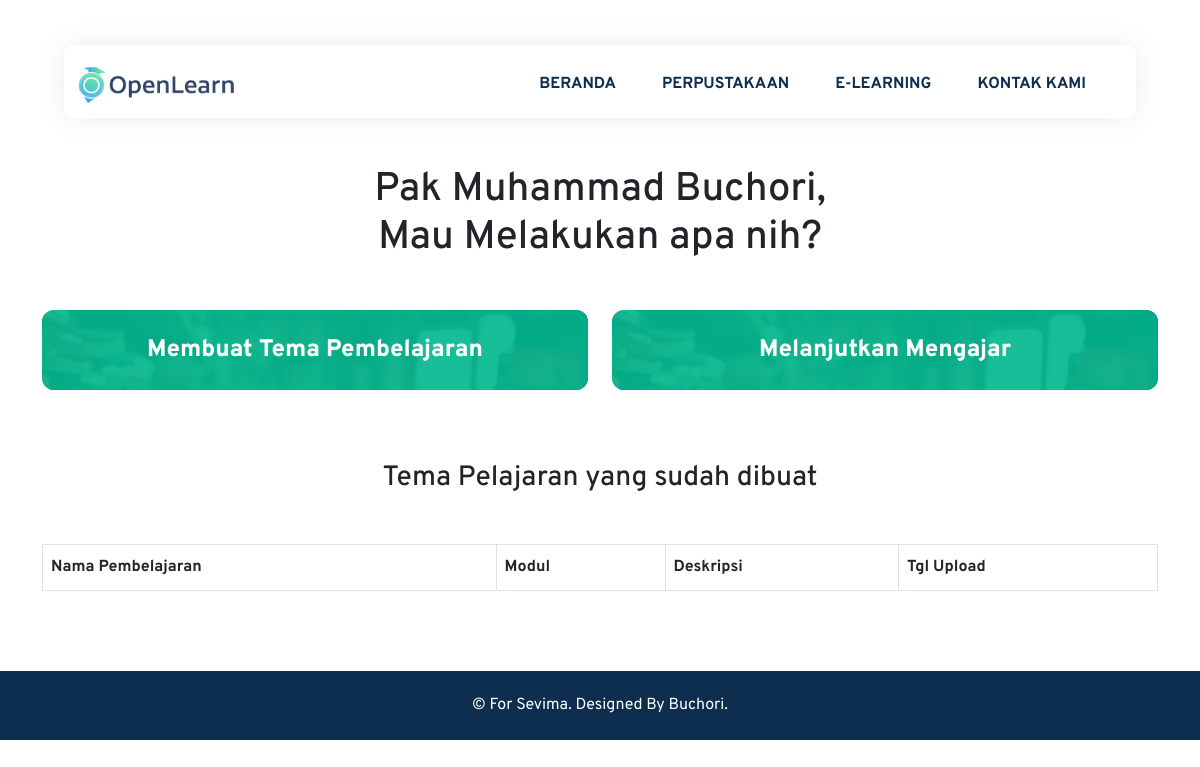
Before: /codeigniter-sevima/index.php/pelajaran/mengajar with the older database file.
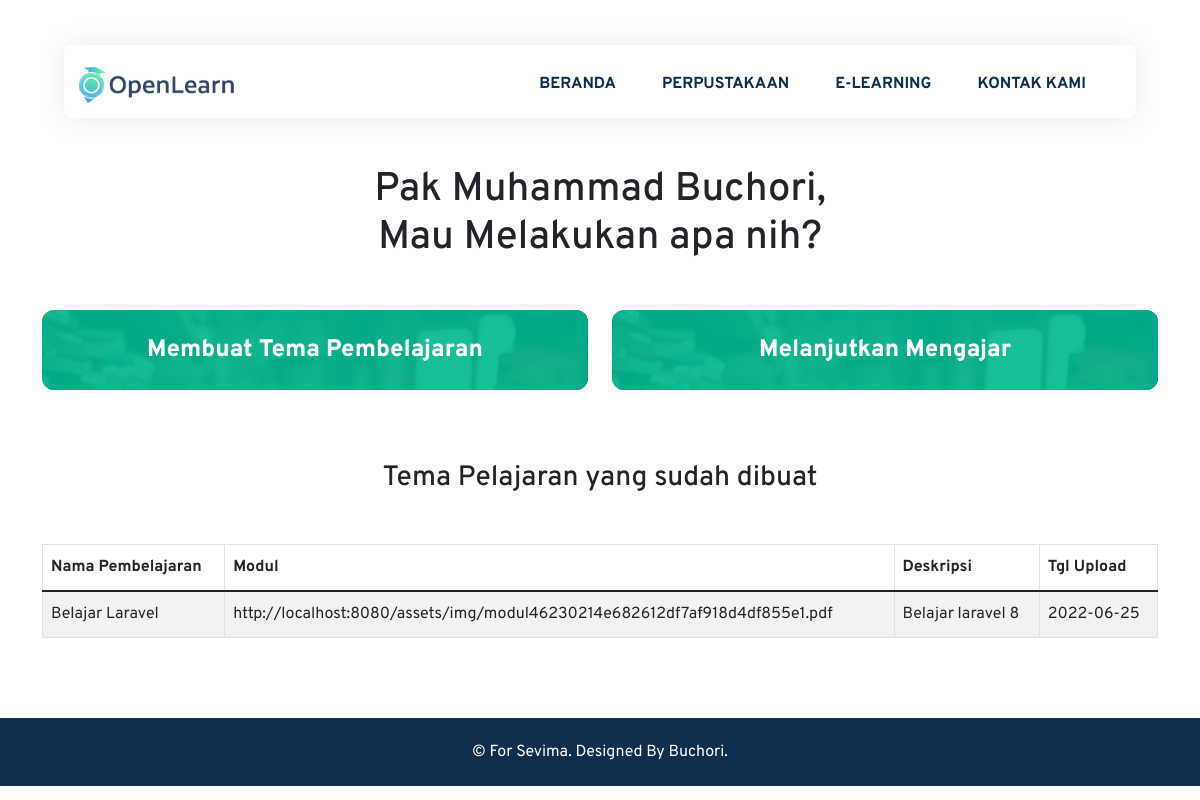
After: the same page with the newer database file.
### tables this page shows
CREATE TABLE `sevima_pelajaran` (
  `id_pelajaran` int(11) NOT NULL,
  `id_guru` int(11) NOT NULL,
  `nama_pelajaran` varchar(256) NOT NULL,
  `desc_pelajaran` varchar(256) NOT NULL,
  `modul_url` varchar(256) NOT NULL,
  `diinput_tgl` date NOT NULL
);

### codeigniter-sevima/application/controllers/Pelajaran.php (called while the page is built, shortened)
<?php
class Pelajaran extends CI_Controller {
	function __construct(){
		$this->load->model('pelajaran_model');
	}
	public function mengajar()
	{
		$data['pelajaran'] = $this->pelajaran_model->getAll();
		$this->load->view('layout/landing/header');
		$this->load->view('guru/mengajar', $data);
		$this->load->view('layout/landing/footer');
	}
}

### codeigniter-sevima/index.php (called while the page is built, shortened)
<?php
require_once BASEPATH.'core/CodeIgniter.php';

### codeigniter-sevima/application/models/Pelajaran_model.php (called while the page is built, shortened)
<?php
class Pelajaran_model extends CI_Model {
    public function getAll()
    {
        $this->db->select('*');
        $this->db->from('sevima_guru');
        $this->db->join('sevima_pelajaran','sevima_pelajaran.id_guru = sevima_guru.id_guru');
        $query = $this->db->get();
        return $query->result();
    }
}

### codeigniter-sevima/application/views/guru/mengajar.php (the view)
<section class="mengajar">
        <div class="container">
            <div class="head-content pt-5">
                <h1>Pak Muhammad Buchori, <br> Mau Melakukan apa nih?</h1>
            </div>
            <div class="login-act">
                <div class="row">
                    <div class="col-lg-6 wrap">
                        <a href="addtemaguru" target="_blank">
                            <div class="button-teaser">
                                <h3>Membuat Tema Pembelajaran</h3>
                            </div>
                        </a>
                    </div>
                    <div class="col-lg-6">
                        <a href="addpelajaran" target="_blank">
                            <div class="button-teaser">
                                <h3>Melanjutkan Mengajar</h3>
                            </div>
                        </a>
                    </div>
                </div>
            </div>
            <div class="head-content pt-5">
                <h3>Tema Pelajaran yang sudah dibuat</h3>
            </div>
            <div class="table-elearning">
                <table id="elearning" class="table-responsive table table-striped table-bordered" style="width:100%">
                    <thead>
                        <tr>
                            <th>Nama Pembelajaran</th>
                            <th>Modul  </th>
                            <th>Deskripsi</th>
                            <th>Tgl Upload</th>
                        </tr>
                    </thead>
                    <tbody>
                        <?php foreach($pelajaran as $row):?>
                        <tr>
                            <td><?=$row->nama_pelajaran?></td>
                            <td><?=$row->modul_url?></td>
                            <td><?=$row->desc_pelajaran?></td>
                           <td><?=$row->diinput_tgl?></td>
                        </tr>
                        <?php endforeach;?>
                    </tbody>
                </table>
            </div>
        </div>
    </section>

### codeigniter-sevima/application/views/layout/landing/header.php (shortened to what this page needs)
<!DOCTYPE html>
<html lang="en">
<head>
    <link rel="stylesheet" href="<?=base_url('assets/vendor/owlCarousel2/owl.carousel.min.css')?>" />
    <link rel="stylesheet" href="<?=base_url('assets/vendor/owlCarousel2/owl.theme-default.min.css')?>"/>
    <link rel="stylesheet" href="https://cdnjs.cloudflare.com/ajax/libs/font-awesome/5.15.4/css/all.min.css" />
    <link href='https://unpkg.com/boxicons@2.1.1/css/boxicons.min.css' rel='stylesheet'>
    <link href="<?=base_url('assets/vendor/bootstrap-5.1.3-dist/css/bootstrap.min.css')?>" rel="stylesheet">
    <link rel="stylesheet" href="https://cdn.datatables.net/1.12.1/css/dataTables.bootstrap5.min.css">
    <link rel="stylesheet" href="https://cdn.datatables.net/responsive/2.3.0/css/responsive.dataTables.min.css">
    <link rel="stylesheet" href="<?=base_url('assets/css/styles.css')?>">
</head>
<body>
    <section class="navbar-z bg-transparent"  id="nav-top">
        <nav class="navbar navbar-expand-lg ">
            <div class="container">
                <a class="navbar-brand" href="/">
                    <img src="<?=base_url('assets/img/logo-icon.png')?>" class="img-responsive" alt="">
                </a>
                <div class="collapse navbar-collapse" id="navbarNav">
                    <ul class="navbar-nav ms-auto">
                        <li class="nav-item">
                            <a class="nav-link active" aria-current="page" href="/">Beranda</a>
                        </li>
                        <li class="nav-item">
                            <a class="nav-link" href="perpustakaan">Perpustakaan</a>
                        </li>
                        <li class="nav-item">
                            <a class="nav-link" href="belajar">e-learning</a>
                        </li>
                        <li class="nav-item">
                            <a class="nav-link" href="contact">Kontak Kami</a>
                        </li>
                    </ul>
                </div>
            </div>
        </nav>
    </section>

### codeigniter-sevima/application/views/layout/landing/footer.php (shortened to what this page needs)
    <footer>
        <div class="container">
            <p>&copy; For Sevima. Designed By Buchori.</p>
        </div>
    </footer>
</body>
</html>

### codeigniter-sevima/assets/css/styles.css (style rules this page uses)
body { font-family: 'Overpass', sans-serif; background: #fff; line-height: 1.8; max-width: 1400px; margin: 0 auto !important; float: none !important; }
a { text-decoration: none; color: #0e2e50; }
.navbar-z { position: relative; margin-top: 45px; padding: 0 4rem; transition: .5s; z-index: 9999; }
.navbar-z .navbar .navbar-brand img { width: 160px; }
.navbar-z .navbar { padding-top: 14px; background: #fff; border-radius: 8px; box-shadow: 0 0 30px rgb(0 0 0 / 8%); }
.navbar-z .navbar-nav .nav-link { text-transform: uppercase; font-size: 16px; margin-right: 30px; font-weight: 700; color: #0e2e50; }
.head-content { text-align: center; padding-top: 120px; margin-bottom: 3rem; }
.mengajar .login-act a { text-decoration: none; }
.mengajar .login-act .button-teaser { background-image: url(../img/slider-home/slider-1.jpg); background-size: cover; background-repeat: no-repeat; position: relative; height: 80px; border-radius: 12px; margin-bottom: 24px; }
.mengajar .login-act .button-teaser::before { content: ""; position: absolute; top: 0px; right: 0px; bottom: 0px; left: 0px; background-color: rgba(0, 185, 142, .9); border-radius: 12px; }
.mengajar .login-act .button-teaser h3 { text-align: center; top: 50%; transform: translateY(-50%); color: #fff; font-size: 24px; font-weight: 800; position: relative; }
footer { margin-top: 80px; background-color: #0E2E50; color: #fff; padding: 20px; bottom: 0; width: 100%; }
footer p { margin-bottom: 0; text-align: center; }

Changed rows visible on the page:
added sevima_pelajaran: nama_pelajaran "Belajar Laravel", modul_url "http://localhost:8080/assets/img/modul46230214e682612df7af918d4df855e1.pdf", desc_pelajaran "Belajar laravel 8", diinput_tgl "2022-06-25"
